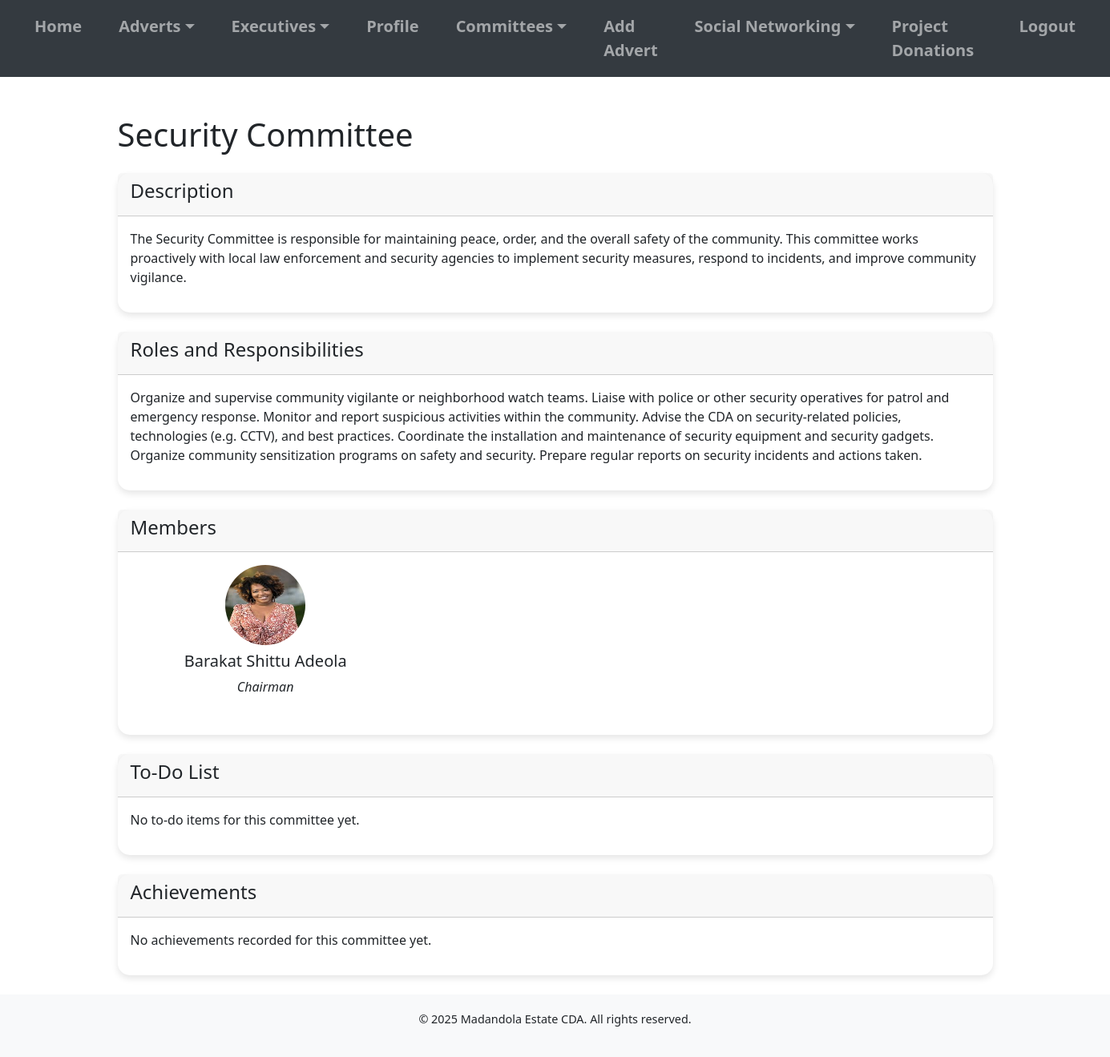
The page /committees/1/ (signed in) on the database its author committed.
### cda_app/models.py (models this page shows, shortened)
class Committee(models.Model):
    name = models.CharField(max_length=200, unique=True)
    description = models.TextField(blank=True, null=True)
    roles_responsibilities = models.TextField(blank=True, null=True)

class CommitteeMember(models.Model):
    committee = models.ForeignKey(Committee, on_delete=models.CASCADE, related_name='members')
    name = models.CharField(max_length=100)
    post = models.CharField(max_length=100)
    image = models.ImageField(upload_to='committee_members/', blank=True, null=True)

### cda_app/views.py (the view)
# urls.py: path('committees/<int:committee_id>/', views.committee_detail, name='committee_detail'),
@login_required
def committee_detail(request, committee_id):
    committee = get_object_or_404(Committee, pk=committee_id)
    members = CommitteeMember.objects.filter(committee=committee)
    todos = CommitteeToDo.objects.filter(committee=committee)
    achievements = CommitteeAchievement.objects.filter(committee=committee)
    context = {
        'committee': committee,
        'members': members,
        'todos': todos,
        'achievements': achievements,
    }
    return render(request, 'committee_detail.html', context)

### cda_app/context_processors.py (called while the page is built)
def committees(request):
    return {'committees': Committee.objects.all()}

### templates/committee_detail.html (shortened to what this page needs)
{% extends 'base.html' %}
{% load static %}
{% block content %}
<div class="container mt-4">
    <h1 class="mb-4">{{ committee.name }}</h1>
    <div class="card mb-4">
        <div class="card-header">
            <h4>Description</h4>
        </div>
        <div class="card-body">
            <p>{{ committee.description|default:"No description available." }}</p>
        </div>
    </div>
    <div class="card mb-4">
        <div class="card-header">
            <h4>Roles and Responsibilities</h4>
        </div>
        <div class="card-body">
            <p>{{ committee.roles_responsibilities|default:"No roles and responsibilities defined." }}</p>
        </div>
    </div>
    <div class="card mb-4">
        <div class="card-header">
            <h4>Members</h4>
        </div>
        <div class="card-body">
            {% if members %}
            <div class="row">
                {% for member in members %}
                <div class="col-md-4 text-center mb-3">
                    {% if member.image %}
                    <img src="{{ member.image.url }}" alt="{{ member.name }}" class="rounded-circle mb-2" width="100" height="100">
                    {% else %}
                    <img src="{% static 'images/default_profile.png' %}" alt="Default Image" class="rounded-circle mb-2" width="100" height="100">
                    {% endif %}
                    <h5>{{ member.name }}</h5>
                    <p><em>{{ member.post }}</em></p>
                </div>
                {% endfor %}
            </div>
            {% else %}
            <p>No members in this committee yet.</p>
            {% endif %}
        </div>
    </div>
    <div class="card mb-4">
        <div class="card-header">
            <h4>To-Do List</h4>
        </div>
        <div class="card-body">
            {% if todos %}
            <ul class="list-group">
                {% for todo in todos %}
                <li class="list-group-item d-flex justify-content-between align-items-center">
                    {{ todo.task }}
                    {% if todo.is_completed %}
                    <span class="badge badge-success badge-pill">Completed</span>
                    {% else %}
                    <span class="badge badge-warning badge-pill">Pending</span>
                    {% endif %}
                </li>
                {% endfor %}
            </ul>
            {% else %}
            <p>No to-do items for this committee yet.</p>
            {% endif %}
        </div>
    </div>
    <div class="card mb-4">
        <div class="card-header">
            <h4>Achievements</h4>
        </div>
        <div class="card-body">
            {% if achievements %}
            <ul class="list-group">
                {% for achievement in achievements %}
                <li class="list-group-item">
                    <h5>{{ achievement.title }}</h5>
                    <p>{{ achievement.description }}</p>
                    <small class="text-muted">Achieved on: {{ achievement.date|date:"M d, Y" }}</small>
                </li>
                {% endfor %}
            </ul>
            {% else %}
            <p>No achievements recorded for this committee yet.</p>
            {% endif %}
        </div>
    </div>
</div>
{% endblock %}

### templates/base.html (style rules this page uses)
body { display: flex; flex-direction: column; min-height: 100vh; font-size: 1rem; }
.card { border: none; border-radius: 15px; box-shadow: 0 4px 8px rgba(0, 0, 0, 0.1); }

### rows shown on the page
Committee: name "Security Committee", description "The Security Committee is responsible for maintaining peace, order, and the overall safety of the community. This committee works proactively with local law enforcement and security agencies to implement security measures, respond to incidents, and improve community vigilance.", roles_responsibilities "Organize and supervise community vigilante or neighborhood watch teams. Liaise with police or other security operatives for patrol and emergency response. Monitor and report suspicious activities within the community. Advise the CDA on security-related policies, technologies (e.g. CCTV), and best practices. Coordinate the installation and maintenance of security equipment and security gadgets. Organize community sensitization programs on safety and security. Prepare regular reports on security incidents and actions taken."
CommitteeMember: image (picture), name "Barakat Shittu Adeola", post "Chairman"
